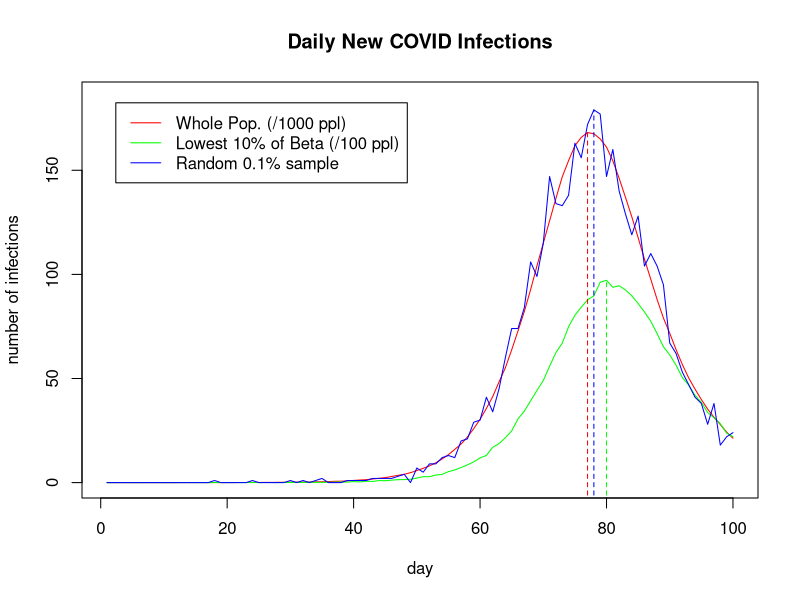

This chart was generated by the following R code: (Note: a time limit stopped this script after it produced the figure.)
# Group 34, Dickon Fell, Michael Qiu, Honglin Li
# https://github.com/MichQiu/group-34-Stats-Programming

# This code contains a function to simulate covid transmission amongst a population with various parameters. The function uses the SEIR (Susceptible-Exposed-Infectious-Recovered) framework
# to model the spread of the disease, by tracking the number of people in each group over a number of days.

# Below that is the code to produce two plots, the first of which compares daily new infections amongst three groups of the population after running one simultion, and the second of
# which shows the variability in the simulation by plotting the results of 10 replicate simulations.

# The idea of this code is to explore how daily new infection numbers from different samples of the population might fail to represent the whole, 
# and I have written some comments at the end with my conclusions on this matter.

model <- function(n=5500000, E0=10, t=100, gamma=1/3, delta=1/5, lambda=0.4/n) {
# covid transmission simulation model
# n = population size; E0 = initially exposed; t = number of days;
# gamma = daily prob E -> I; delta = daily prob I -> R;
# lambda = overall viral infectivity parameter

x <- rep(0, n) # vector representing population
x[1:E0] <- 1 # expose an initial number of people

# vectors of number of people in each state each day, and:
# N, the number of new infections per day,
# N0.1, " " in the lowest 10% of beta values
# NR, " " in a random 0.1% sample of the population
S <- E <- I <- R <- N <- N0.1 <- NR <- rep(0, t) 

S[1] <- n-E0; E[1] <- E0 # set initial values to the correct numbers in the S/E vectors
beta <- rlnorm(n, 0, 0.5); beta <- beta/mean(beta) # relative contact rates of population

beta0.1 <- quantile(beta, 0.1) # find 10% quantile of beta values 
SAMPLE <- sample(n, size=n/1000, replace=FALSE) # random 0.1% sample

for (i in 2:t) { # loop over days

        # generating u from the [0,1] uniform distribution to represent
        # the probability, for example, of delta
        u <- runif(n) 

        # I -> R with prob delta = 1/5
        x[x==2 & u<delta] <- 3

        # E -> I with prob gamma = 1/3
        x[x==1 & u<gamma] <- 2

        # S -> E with prob lambda*beta[j]*sum(beta[i])
        se <- x==0 & u<lambda*beta*sum(beta[x==2])
        x[se] <- 1
        # this can also be use to find the number of new infections per day
        N[i] <- sum(se) 
        # and those in the lowest 10% of beta values
        N0.1[i] <- sum(se & beta<beta0.1) 
        # new daily infections for random 0.1% sample
        NR[i] <- sum(se[SAMPLE])

        S[i] <- sum(x==0); E[i] <- sum(x==1)
        I[i] <- sum(x==2); R[i] <- sum(x==3) # update SEIR trajectories

}

return(list(S=S, E=E, I=I, R=R, beta=beta, N=N, N0.1=N0.1, NR=NR))

}

SEIR <- model() # generate trajectories


# in the following plots I standardised the trajectories by scaling down to the smallest
# size of population we examined - the random 0.1% sample. This means dividing the daily
# new infection numbers by 1000, in the case of the whole population, and 100 in the case of
# the lowest 10% of beta values.

N_std <- SEIR$N / 1000
N0.1_std <- SEIR$N0.1 / 100
NR_std <- SEIR$NR

# days upon which trajectories reach their maximum
N_maxday <- which(N_std == max(N_std))
N0.1_maxday <- which(N0.1_std == max(N0.1_std))
NR_maxday <- which(NR_std == max(NR_std))

c <- rainbow(3) # colours for lines

# plot daily new infections for whole pop., title, axis labels and y-limit
plot(1:100, N_std, 'l', col=c[1], main="Daily New COVID Infections", xlab="day", ylab="number of infections", ylim=c(0,185)) 
lines(1:100, N0.1_std, col=c[2])
lines(1:100, NR_std, col=c[3]) # add other two daily infections data to the same plot

legend("topleft", inset=.05, legend = c("Whole Pop. (/1000 ppl)","Lowest 10% of Beta (/100 ppl)", "Random 0.1% sample"), col = c, lty=1) 

# plotting vertical lines indicating days at which maxima are attained
y1 <- -10:floor(max(N_std)); y2 <- -10:floor(max(N0.1_std)); y3 <- -10:max(NR_std) # floor function avoids messy lists and sticks to integers
lines(rep(N_maxday, length(y1)), y1, col=c[1], lty=2)
lines(rep(N0.1_maxday, length(y2)), y2, col=c[2], lty=2)
lines(rep(NR_maxday, length(y3)), y3, col=c[3], lty=2)

x11() # do not replace current window with next plot




# running 10 replicate simulations to visualise the variability
# my idea here is to show the variability by plotting the lines of the maximum and mininimum new daily infections,
# and then colouring in the space between them.

SEIR <- vector(mode="list", length=10) # create empty lists to store simulation results
for (i in 1:10) { # run 10 simulations

        SEIR[[i]] <- model() # generate trajectories and store in the list

}

# the following mess is a result of my inability to find a way to check the maximum of of elements across various sublists in a vectorised way
# however, it does work
N_max <- N_min <- rep(0, 100) # initialise trajectory vectors of max and min new daily infections

for (i in 1:100) { # loop over days. At each day, find the max and min number of new infections amongst the 10 simulations

        N_max[i] <- max(SEIR[[1]]$N[i], SEIR[[2]]$N[i],SEIR[[3]]$N[i],SEIR[[4]]$N[i],SEIR[[5]]$N[i],SEIR[[6]]$N[i],SEIR[[7]]$N[i],SEIR[[8]]$N[i],SEIR[[9]]$N[i], SEIR[[10]]$N[i])
        N_min[i] <- min(SEIR[[1]]$N[i], SEIR[[2]]$N[i],SEIR[[3]]$N[i],SEIR[[4]]$N[i],SEIR[[5]]$N[i],SEIR[[6]]$N[i],SEIR[[7]]$N[i],SEIR[[8]]$N[i],SEIR[[9]]$N[i], SEIR[[10]]$N[i])

}

plot(1:100, N_min/1000, 'l', ylim=c(0,200), main="Daily New COVID Infections in 10 simulations", xlab="day", ylab="number of infections")
lines(1:100, N_max/1000) # plot min and max lines
polygon(c(1:100, 100:1), c(N_max/1000, rev(N_min/1000)), col=rgb(1,0,0,0.5)) # fill in space between them with colour

# repeat for the 10% smallest beta values and random 0.1% sample

N0.1_max <- N0.1_min <- rep(0, 100)

for (i in 1:100) {

        N0.1_max[i] <- max(SEIR[[1]]$N0.1[i], SEIR[[2]]$N0.1[i],SEIR[[3]]$N0.1[i],SEIR[[4]]$N0.1[i],SEIR[[5]]$N0.1[i],SEIR[[6]]$N0.1[i],SEIR[[7]]$N0.1[i],SEIR[[8]]$N0.1[i],SEIR[[9]]$N0.1[i],SEIR[[10]]$N0.1[i]) 
        N0.1_min[i] <- min(SEIR[[1]]$N0.1[i], SEIR[[2]]$N0.1[i],SEIR[[3]]$N0.1[i],SEIR[[4]]$N0.1[i],SEIR[[5]]$N0.1[i],SEIR[[6]]$N0.1[i],SEIR[[7]]$N0.1[i],SEIR[[8]]$N0.1[i],SEIR[[9]]$N0.1[i],SEIR[[10]]$N0.1[i])

}

lines(1:100, N0.1_min/100)
lines(1:100, N0.1_max/100)
polygon(c(1:100, 100:1), c(N0.1_max/100, rev(N0.1_min/100)), col=rgb(0,1,0,0.5))


NR_max <- NR_min <- rep(0, 100)

for (i in 1:100) {

        NR_max[i] <- max(SEIR[[1]]$NR[i], SEIR[[2]]$NR[i],SEIR[[3]]$NR[i],SEIR[[4]]$NR[i],SEIR[[5]]$NR[i],SEIR[[6]]$NR[i],SEIR[[7]]$NR[i],SEIR[[8]]$NR[i],SEIR[[9]]$NR[i], SEIR[[10]]$NR[i])
        NR_min[i] <- min(SEIR[[1]]$NR[i], SEIR[[2]]$NR[i],SEIR[[3]]$NR[i],SEIR[[4]]$NR[i],SEIR[[5]]$NR[i],SEIR[[6]]$NR[i],SEIR[[7]]$NR[i],SEIR[[8]]$NR[i],SEIR[[9]]$NR[i], SEIR[[10]]$NR[i])

}

lines(1:100, NR_min)
lines(1:100, NR_max)
polygon(c(1:100, 100:1), c(NR_max, rev(NR_min)), col=rgb(0,0,1,0.5))
legend("topleft", inset=.05, legend = c("Whole Pop. (/1000 ppl)","Lowest 10% of Beta (/100 ppl)", "Random 0.1% sample"), col = c, lty=1)

# We can see from these two plots that those with beta values in the lowest 10% have far lower daily new infection numbers than the whole population and a random sample from the population,
# even when taking into account the variability of the simulation. If indeed someone who downloads a covid symptom tracker app is more likely to restrict their contact with others
# (have a lower beta value) to avoid the disease, then we can see that using the daily new infections data from that group to represent the whole population would yield inaccurate results. 
# The random 0.1% sample of the population much more closely resembles the data for the whole population, so this appears to be a more representative way of sampling.
